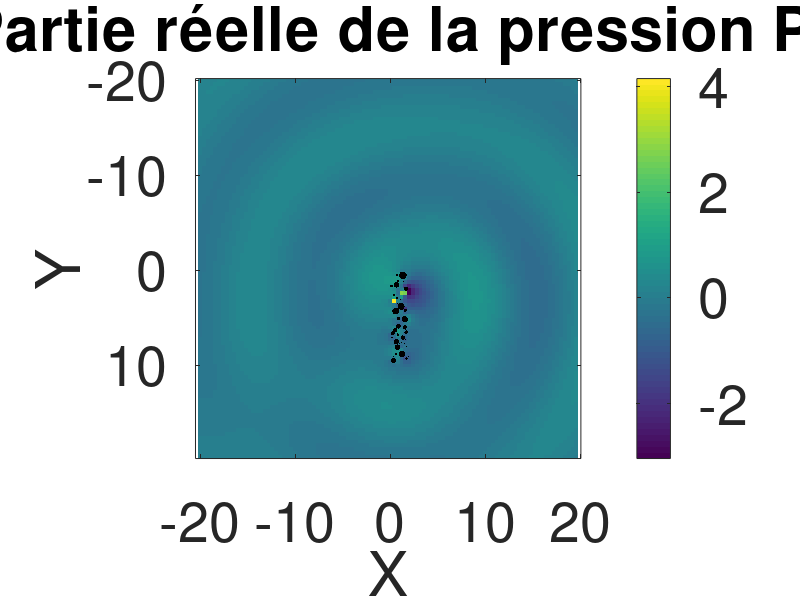
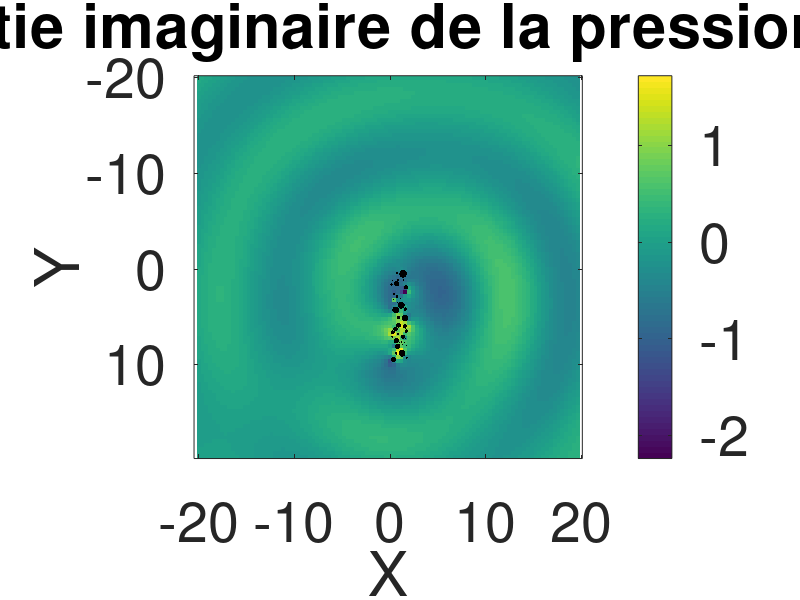
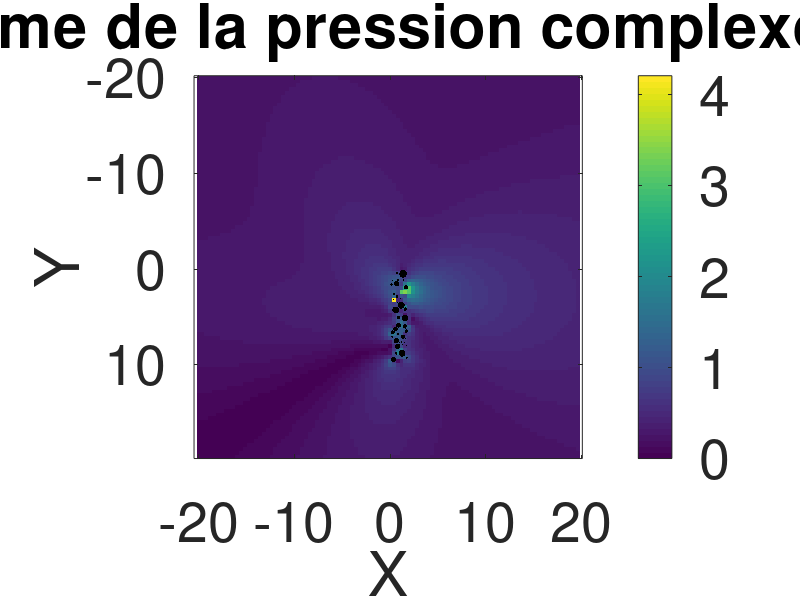

The MATLAB script that drew these images, in order:
% Charger les données depuis le fichier (modifier 'data.txt' avec le vrai nom)
data = load('outputs/output.txt');

% Extraire les colonnes
x = data(:, 1);
y = data(:, 2);
P_real= data(:,3);
P_imag = data(:,4);

% Extraction de la partie réelle de P depuis la 3ème colonne
% On suppose que la colonne 3 est sous la forme (Re, Im), donc on garde uniquement Re
%P_real = sscanf(data(:, 3), '(%f,%f)');  % Si stocké sous format texte "(Re, Im)"

% Créer une grille régulière pour interpolation
xq = linspace(min(x), max(x), 100);  % 100 points en X
yq = linspace(min(y), max(y), 100);  % 100 points en Y
[Xq, Yq] = meshgrid(xq, yq);

% Interpolation des valeurs de P_real sur la grille
Pq = griddata(x, y, P_real, Xq, Yq, 'linear');



% Affichage de la carte de chaleur
figure;
imagesc(xq, yq, Pq);
colorbar;
xlabel('X');
ylabel('Y');
axis equal;
title('Partie réelle de la pression P');
%set(gca, 'YDir', 'normal'); % Correction pour l'orientation de l'image
% Modifier la taille des axes et de la colorbar
set(gca, 'FontSize', 40);
set(colorbar, 'FontSize', 40);

hold on; % Superposition des cercles noirs

% Charger les cercles depuis maillage.txt
maillage_data = load('outputs/obstacles.txt');

% Déterminer si maillage.txt contient les centres et rayons des cercles
if size(maillage_data, 2) == 3
    % Format : (xc, yc, r) avec xc, yc centre et r rayon
    for i = 1:size(maillage_data, 1)
        xc = maillage_data(i, 1);
        yc = maillage_data(i, 2);
        r = maillage_data(i, 3);

        % Tracer et remplir le cercle en noir
        theta = linspace(0, 2*pi, 100); % 100 points pour un cercle lisse
        x_circle = xc + r * cos(theta);
        y_circle = yc + r * sin(theta);
        fill(x_circle, y_circle, 'k', 'EdgeColor', 'none'); % Cercle noir sans bord
    end
else
    disp("Le fichier maillage.txt ne contient pas des cercles sous la forme (xc, yc, r)");
endif




hold off; % Arrêter la superposition



% Interpolation des valeurs de P_imag sur la grille
Pq = griddata(x, y, P_imag, Xq, Yq, 'linear');



% Affichage de la carte de chaleur
figure;
imagesc(xq, yq, Pq);
colorbar;
xlabel('X');
ylabel('Y');
axis equal;
title('Partie imaginaire de la pression P');
%set(gca, 'YDir', 'normal'); % Correction pour l'orientation de l'image
% Modifier la taille des axes et de la colorbar
set(gca, 'FontSize', 40);
set(colorbar, 'FontSize', 40);

hold on; % Superposition des cercles noirs

% Charger les cercles depuis maillage.txt
maillage_data = load('outputs/obstacles.txt');

% Déterminer si maillage.txt contient les centres et rayons des cercles
if size(maillage_data, 2) == 3
    % Format : (xc, yc, r) avec xc, yc centre et r rayon
    for i = 1:size(maillage_data, 1)
        xc = maillage_data(i, 1);
        yc = maillage_data(i, 2);
        r = maillage_data(i, 3);

        % Tracer et remplir le cercle en noir
        theta = linspace(0, 2*pi, 100); % 100 points pour un cercle lisse
        x_circle = xc + r * cos(theta);
        y_circle = yc + r * sin(theta);
        fill(x_circle, y_circle, 'k', 'EdgeColor', 'none'); % Cercle noir sans bord
    end
else
    disp("Le fichier maillage.txt ne contient pas des cercles sous la forme (xc, yc, r)");
endif




hold off; % Arrêter la superposition


% Interpolation des valeurs de norme de P sur la grille
P_norm = sqrt(P_real.^2 + P_imag.^2);
Pq = griddata(x, y, P_norm, Xq, Yq, 'linear');



% Affichage de la carte de chaleur
figure;
imagesc(xq, yq, Pq);
colorbar;
xlabel('X');
ylabel('Y');
axis equal;
title('Norme de la pression complexe P');
%set(gca, 'YDir', 'normal'); % Correction pour l'orientation de l'image
% Modifier la taille des axes et de la colorbar
set(gca, 'FontSize', 40);
set(colorbar, 'FontSize', 40);

hold on; % Superposition des cercles noirs

% Charger les cercles depuis maillage.txt
maillage_data = load('outputs/obstacles.txt');

% Déterminer si maillage.txt contient les centres et rayons des cercles
if size(maillage_data, 2) == 3
    % Format : (xc, yc, r) avec xc, yc centre et r rayon
    for i = 1:size(maillage_data, 1)
        xc = maillage_data(i, 1);
        yc = maillage_data(i, 2);
        r = maillage_data(i, 3);

        % Tracer et remplir le cercle en noir
        theta = linspace(0, 2*pi, 100); % 100 points pour un cercle lisse
        x_circle = xc + r * cos(theta);
        y_circle = yc + r * sin(theta);
        fill(x_circle, y_circle, 'k', 'EdgeColor', 'none'); % Cercle noir sans bord
    end
else
    disp("Le fichier maillage.txt ne contient pas des cercles sous la forme (xc, yc, r)");
endif




hold off; % Arrêter la superposition
